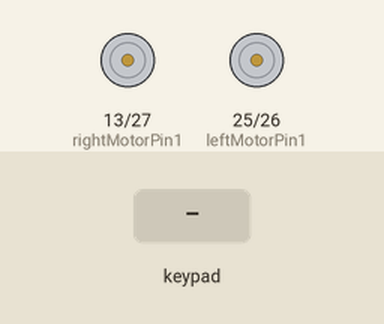
This sketch was run on a simulated ESP32. Shown: motor-driver pin pairs drawn as motors (green arrow = first pin HIGH = forward, orange = second pin HIGH = backward, longer = more drive, scaled by the enable pin). The test bench sets the inputs (shaded band). What the sketch prints to the serial monitor is not drawn.

Above: at 1.2 s.
1.3 s: key 'U' pressed
At 1.5 s:
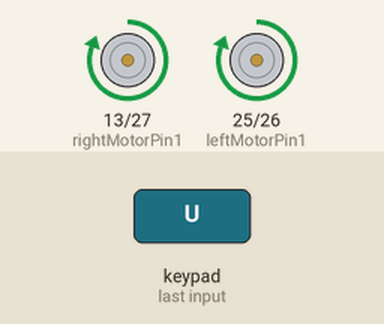
3.2 s: key 'D' pressed
At 3.4 s:
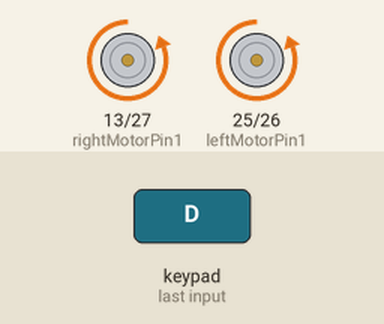
5.1 s: key 'L' pressed
At 5.3 s:
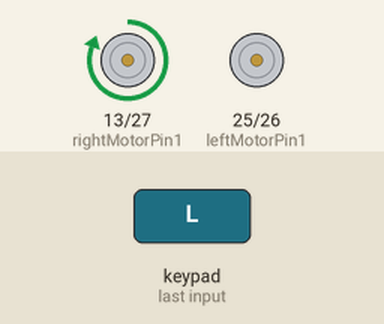
7.0 s: key 'R' pressed
At 7.2 s:
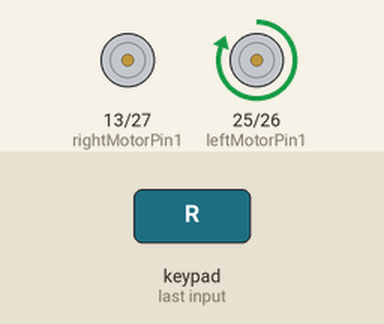
Timing chart, 0 to 9.9 s (numbered marks = the images above; inputs shaded):
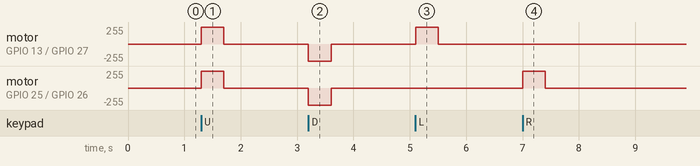

Measured:
- after the input at 1.3 s, motor on GPIO 13 (rightMotorPin1) / GPIO 27 (rightMotorPin2), motor on GPIO 25 (leftMotorPin1) / GPIO 26 (leftMotorPin2): stopped → forward 255/255 at once, → stopped 0.40 s later
- after the input at 3.2 s, motor on GPIO 13 (rightMotorPin1) / GPIO 27 (rightMotorPin2), motor on GPIO 25 (leftMotorPin1) / GPIO 26 (leftMotorPin2): stopped → backward 255/255 at once, → stopped 0.40 s later
- after the input at 5.1 s, motor on GPIO 13 (rightMotorPin1) / GPIO 27 (rightMotorPin2): stopped → forward 255/255 at once, → stopped 0.40 s later
- after the input at 7.0 s, motor on GPIO 25 (leftMotorPin1) / GPIO 26 (leftMotorPin2): stopped → forward 255/255 at once, → stopped 0.40 s later

The sketch:

esp32_simple.ino
```cpp
/*************** SIMPLE VERSION - DABBLE ONLY ***************/
// This version works without BluetoothSerial - uses only Dabble library
// Use this if you're having Bluetooth compilation issues

#define CUSTOM_SETTINGS
#define INCLUDE_GAMEPAD_MODULE
#include <DabbleESP32.h>

/*************** MOTOR PINS ***************/
int enableRightMotor = 33;  // ENA
int rightMotorPin1   = 13;  // IN1
int rightMotorPin2   = 27;  // IN2

int enableLeftMotor  = 14;  // ENB
int leftMotorPin1    = 25;  // IN3
int leftMotorPin2    = 26;  // IN4

#define MAX_MOTOR_SPEED 255
#define TURN_SPEED      180
#define PWM_FREQ        1000
#define PWM_RESOLUTION  8

/*************** SETUP ***************/
void setup()
{
  Serial.begin(115200);

  pinMode(rightMotorPin1, OUTPUT);
  pinMode(rightMotorPin2, OUTPUT);
  pinMode(leftMotorPin1,  OUTPUT);
  pinMode(leftMotorPin2,  OUTPUT);

  ledcAttach(enableRightMotor, PWM_FREQ, PWM_RESOLUTION);
  ledcAttach(enableLeftMotor,  PWM_FREQ, PWM_RESOLUTION);

  digitalWrite(rightMotorPin1, LOW);
  digitalWrite(rightMotorPin2, LOW);
  digitalWrite(leftMotorPin1,  LOW);
  digitalWrite(leftMotorPin2,  LOW);
  ledcWrite(enableRightMotor, 0);
  ledcWrite(enableLeftMotor,  0);

  Dabble.begin("ESP32_V2E_CAR");
  Serial.println("Bluetooth Car Ready - Dabble Mode");
}

/*************** LOOP ***************/
void loop()
{
  Dabble.processInput();
  processGamepadControls();
}

/*************** MOTOR CONTROL FUNCTIONS ***************/
void moveForward() {
  digitalWrite(rightMotorPin1, HIGH);
  digitalWrite(rightMotorPin2, LOW);
  digitalWrite(leftMotorPin1,  HIGH);
  digitalWrite(leftMotorPin2,  LOW);
  ledcWrite(enableRightMotor, MAX_MOTOR_SPEED);
  ledcWrite(enableLeftMotor,  MAX_MOTOR_SPEED);
  Serial.println("FORWARD");
}

void moveBackward() {
  digitalWrite(rightMotorPin1, LOW);
  digitalWrite(rightMotorPin2, HIGH);
  digitalWrite(leftMotorPin1,  LOW);
  digitalWrite(leftMotorPin2,  HIGH);
  ledcWrite(enableRightMotor, MAX_MOTOR_SPEED);
  ledcWrite(enableLeftMotor,  MAX_MOTOR_SPEED);
  Serial.println("BACKWARD");
}

void turnRight() {
  digitalWrite(rightMotorPin1, LOW);
  digitalWrite(rightMotorPin2, LOW);
  digitalWrite(leftMotorPin1,  HIGH);
  digitalWrite(leftMotorPin2,  LOW);
  ledcWrite(enableRightMotor, 0);
  ledcWrite(enableLeftMotor,  MAX_MOTOR_SPEED);
  Serial.println("RIGHT");
}

void turnLeft() {
  digitalWrite(rightMotorPin1, HIGH);
  digitalWrite(rightMotorPin2, LOW);
  digitalWrite(leftMotorPin1,  LOW);
  digitalWrite(leftMotorPin2,  LOW);
  ledcWrite(enableRightMotor, MAX_MOTOR_SPEED);
  ledcWrite(enableLeftMotor,  0);
  Serial.println("LEFT");
}

void stopMotors() {
  digitalWrite(rightMotorPin1, LOW);
  digitalWrite(rightMotorPin2, LOW);
  digitalWrite(leftMotorPin1,  LOW);
  digitalWrite(leftMotorPin2,  LOW);
  ledcWrite(enableRightMotor, 0);
  ledcWrite(enableLeftMotor,  0);
  Serial.println("STOP");
}

/*************** GAMEPAD CONTROLS ***************/
void processGamepadControls() {
  if (GamePad.isUpPressed() && !GamePad.isLeftPressed() && !GamePad.isRightPressed()) {
    moveForward();
  }
  else if (GamePad.isDownPressed() && !GamePad.isLeftPressed() && !GamePad.isRightPressed()) {
    moveBackward();
  }
  else if (GamePad.isRightPressed() && !GamePad.isUpPressed() && !GamePad.isDownPressed()) {
    turnRight();
  }
  else if (GamePad.isLeftPressed() && !GamePad.isUpPressed() && !GamePad.isDownPressed()) {
    turnLeft();
  }
  else if (GamePad.isUpPressed() && GamePad.isLeftPressed()) {
    // FORWARD + LEFT arc
    digitalWrite(rightMotorPin1, HIGH);
    digitalWrite(rightMotorPin2, LOW);
    digitalWrite(leftMotorPin1,  HIGH);
    digitalWrite(leftMotorPin2,  LOW);
    ledcWrite(enableRightMotor, MAX_MOTOR_SPEED);
    ledcWrite(enableLeftMotor,  TURN_SPEED);
  }
  else if (GamePad.isUpPressed() && GamePad.isRightPressed()) {
    // FORWARD + RIGHT arc
    digitalWrite(rightMotorPin1, HIGH);
    digitalWrite(rightMotorPin2, LOW);
    digitalWrite(leftMotorPin1,  HIGH);
    digitalWrite(leftMotorPin2,  LOW);
    ledcWrite(enableRightMotor, TURN_SPEED);
    ledcWrite(enableLeftMotor,  MAX_MOTOR_SPEED);
  }
  else if (GamePad.isDownPressed() && GamePad.isLeftPressed()) {
    // BACKWARD + LEFT arc
    digitalWrite(rightMotorPin1, LOW);
    digitalWrite(rightMotorPin2, HIGH);
    digitalWrite(leftMotorPin1,  LOW);
    digitalWrite(leftMotorPin2,  HIGH);
    ledcWrite(enableRightMotor, MAX_MOTOR_SPEED);
    ledcWrite(enableLeftMotor,  TURN_SPEED);
  }
  else if (GamePad.isDownPressed() && GamePad.isRightPressed()) {
    // BACKWARD + RIGHT arc
    digitalWrite(rightMotorPin1, LOW);
    digitalWrite(rightMotorPin2, HIGH);
    digitalWrite(leftMotorPin1,  LOW);
    digitalWrite(leftMotorPin2,  HIGH);
    ledcWrite(enableRightMotor, TURN_SPEED);
    ledcWrite(enableLeftMotor,  MAX_MOTOR_SPEED);
  }
  else {
    stopMotors();
  }
}
```
